Frame 1 (no input): blank canvas, image omitted
Frame 60 (the mouse pressed at the canvas centre just before this capture): blank canvas, image omitted
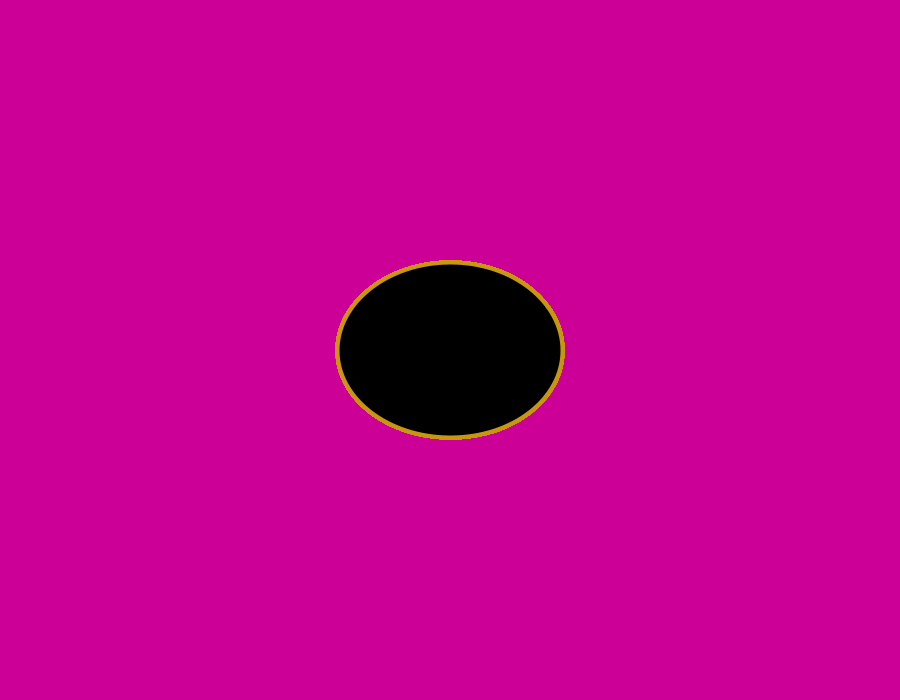
Frame 120 (the mouse held since frame 60 and released just before this capture)

The Processing sketch whose frames 1 and 60 were blank and that drew this single picture after the mouse press (run headless with seeded random() and noise(); from frame 60 on, the mouse is pressed at the canvas centre):

// Processing sketch: processing_107712
// ── processing_107712.pde

void setup() {
  size(900,700);
  background(204, 0, 150);

}

void draw() {
  if (mousePressed) {
    ellipse(mouseX, mouseY, mouseX/2, mouseY/2);
    stroke(200, 150, 15);
    strokeWeight(4); 
    fill(0, 0, 0);
    translate(width/2, height/4);
  } else {
    stroke(120, 0, 250);
    strokeWeight(3);
    fill(15,40,200);
    ellipse(mouseX, mouseY, mouseX/8, mouseY/8);
}
}
